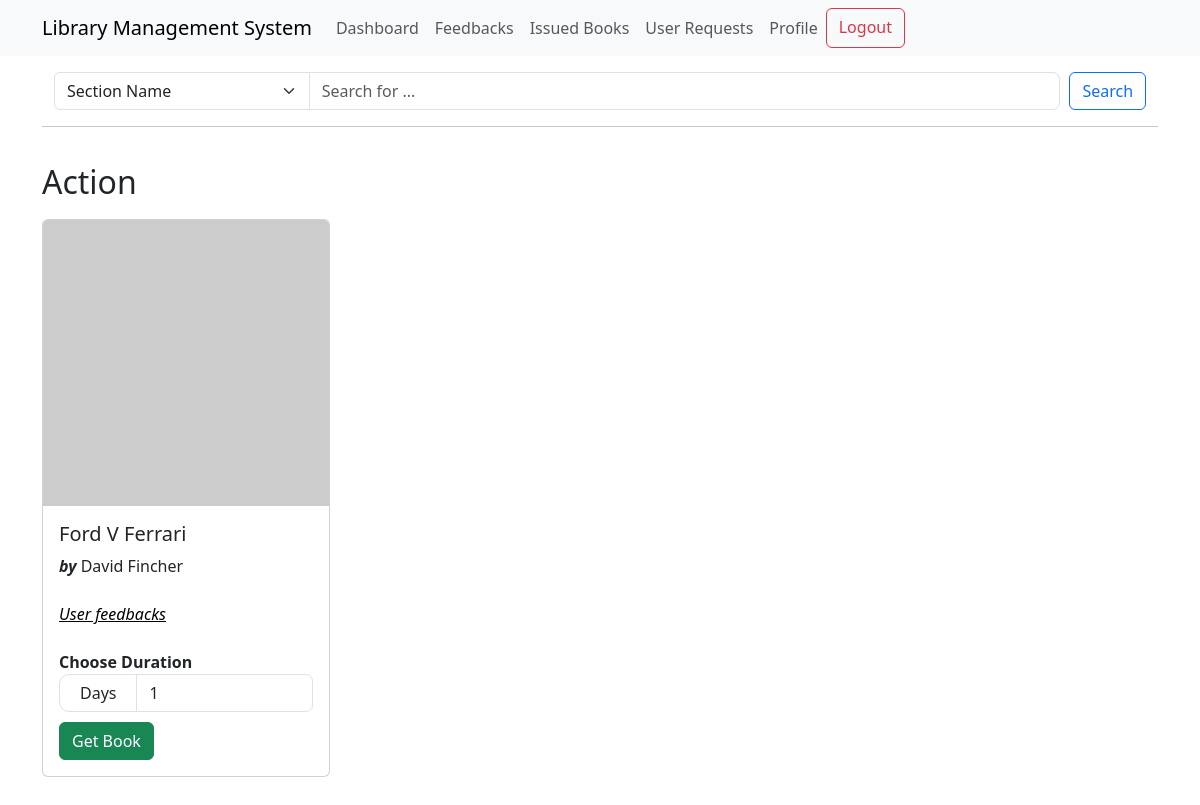
Screenshot of / (signed in) with the database file from the repository.
### models.py (models this page shows)
class Section(db.Model):
    id = db.Column(db.Integer, primary_key=True)
    name = db.Column(db.String(32), nullable=False, unique=True)
    books = db.relationship(
        "Books", backref="section", lazy=True, cascade="all, delete-orphan"
    )

class Books(db.Model):
    id = db.Column(db.Integer, primary_key=True)
    name = db.Column(db.String(64), nullable=False)
    content = db.Column(db.Text, nullable=False)
    author = db.Column(db.String(64), nullable=False)
    date_issued = db.Column(db.Date)  # null as it'll be filled during issuance
    return_date = db.Column(db.Date)  # null as it'll be filled during issuance
    section_id = db.Column(db.Integer, db.ForeignKey("section.id"), nullable=False)
    carts = db.relationship("Cart", backref="book", lazy=True)
    issued = db.relationship(
        "Issued", backref="books", lazy=True, cascade="all, delete-orphan"
    )

### routes.py (the view)
@app.route("/")
@auth_required
def index():
    sections = Section.query.filter(Section.books.any()).all()
    parameter = request.args.get("parameter")
    query = request.args.get("query")
    parameters = {
        "section_name": "Section Name",
        "book_name": "Book Name",
        "author_name": "Author Name",
    }
    if parameter == "section_name":
        sections = Section.query.filter(Section.name.ilike(f"%{query}%")).all()
    elif parameter == "book_name":
        sections = [
            section
            for section in sections
            if any(query.lower() in book.name.lower() for book in section.books)
        ]
    elif parameter == "author_name":
        sections = [
            section
            for section in sections
            if any(query.lower() in book.author.lower() for book in section.books)
        ]
    return render_template(
        "index.html",
        sections=sections,
        parameters=parameters,
        query=query,
    )

### routes.py (called while the page is built)
def auth_required(func):
    @wraps(func)
    def inner(*args, **kwargs):
        if "user_id" in session:
            return func(*args, **kwargs)
        else:
            return redirect(url_for("login"))
    return inner

### templates/index.html (shortened to what this page needs)
{% extends "layout.html" %}
{% block content %}
{% if sections|length > 0 %}
{% include "searchbar.html" %}
<hr>
<div class="sections-list">
    {% for section in sections %}
    <h2 style="margin-top: 20px;">{{section.name}}</h2>
    <div class="books" style="margin-bottom: 20px;">
        {% for book in section.books %}
        {% if not param or
        (param == 'book_name' and book_name.lower() in book.name.lower()) or
        (param == 'author_name'and author_name.lower() in book.author.lower()) %}
        <div class="card" style="width: 18rem; margin-left: 0; margin-right: 20px">
            <img src="https://picsum.photos/200/200" class="card-img-top" alt="{{book.name}}">
            <div class="card-body">
                <h5 class="card-title">{{book.name}}</h5>
                <div class="author">
                    <strong><i>by</i> </strong> {{book.author}}
                </div>
                <br>
                <div><a href="{{url_for('show_feedbacks_user', book_id=book.id)}}" style="color: black;"><i><u>User
                                feedbacks</u></i></a>
                </div>
                <br>
                <strong>Choose Duration</strong>
                <form action="{{url_for('add_to_cart', book_id=book.id, duration=duration)}}" class="form"
                    method="POST">
                    <div class="input-group">
                        <label for="duration" class="days">Days</label>
                        <input type="number" name="duration" id="duration" class="form-control" value="1" min="1"
                            style="border-radius: 0px 7px 7px 0px;">
                    </div>
                    <input type="submit" value="Get Book" class="btn btn-success" style="margin-top: 10px;">
                </form>
            </div>
        </div>
        {% endif %}
        {% endfor %}
    </div>
    {% endfor%}
</div>
{% else %}
<h1 class="display-1">No Books in Store Currently</h1>
<hr>
{% endif %}
{% endblock %}

### templates/index.html (style rules this page uses)
.sections-list { display: flex; flex-direction: column; justify-content: left; }
.books { padding: 0; display: flex; flex-wrap: wrap; justify-content: left; }
.card { margin: 10px; }
.days { padding-top: 6px; padding-left: 20px; padding-right: 20px; border-style: solid; border-width: 1px; border-radius: 10px; border-color: #dee2e6; }

### rows the page displays
Section: name "Action"
Books: name "Ford V Ferrari", author "David Fincher"

### other values shown
form field parameter "Section Name"
